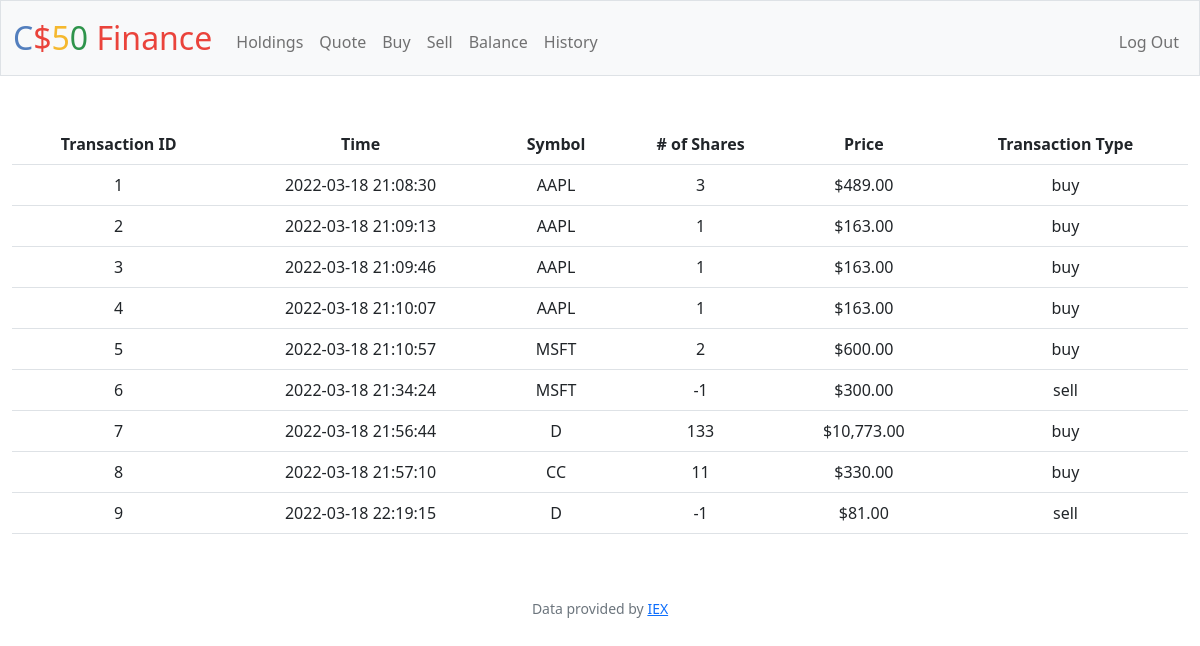
The app's page /history (signed in) with its own data.
### tables this page shows
CREATE TABLE 'shares' ('transaction_id' INTEGER PRIMARY KEY AUTOINCREMENT NOT NULL, 'timestamp' DATETIME DEFAULT CURRENT_TIMESTAMP, 'user_id' INTEGER, 'symbol' TEXT, 'shares' INTEGER,'price' NUMERIC, 'transaction_type' TEXT);

### app.py (the view)
@app.route("/history")
@login_required
def history():
    history_entries = db.execute(
        "SELECT * FROM shares WHERE user_id = ?",
        session["user_id"]
        )
    return render_template("history.html", history_entries=history_entries)

### app.py (called while the page is built)
@app.after_request
def after_request(response):
    response.headers["Cache-Control"] = "no-cache, no-store, must-revalidate"
    response.headers["Expires"] = 0
    response.headers["Pragma"] = "no-cache"
    return response

### helpers.py (called while the page is built)
def login_required(f):
    @wraps(f)
    def decorated_function(*args, **kwargs):
        if session.get("user_id") is None:
            return redirect("/login")
        return f(*args, **kwargs)
    return decorated_function

def usd(value):
    return f"${value:,.2f}"

### templates/history.html (shortened to what this page needs)
{% extends "layout.html" %}
{% block main %}
    <table class="table">
        <tr>
            <th>Transaction ID</th>
            <th>Time</th>
            <th>Symbol</th>
            <th># of Shares</th>
            <th>Price</th>
            <th>Transaction Type</th>
        </tr>
        {% for history_entry in history_entries %}
        <tr>
            <td>{{ history_entry.transaction_id }}</td>
            <td>{{ history_entry.timestamp }}</td>
            <td>{{ history_entry.symbol }}</td>
            <td>{{ history_entry.shares }}</td>
            <td>{{ history_entry.price | usd }}</td>
            <td>{{ history_entry.transaction_type }}</td>
        </tr>
        {% endfor %}
    </table>
{% endblock %}

### templates/layout.html (shortened to what this page needs)
<!DOCTYPE html>
<html lang="en">
    <head>
        <link href="https://cdn.jsdelivr.net/npm/bootstrap@5.1.3/dist/css/bootstrap.min.css" rel="stylesheet">
        <link href="/static/styles.css" rel="stylesheet">
    </head>
    <body>
        <nav class="bg-light border navbar navbar-expand-md navbar-light">
            <div class="container-fluid">
                <a class="navbar-brand" href="/"><span class="blue">C</span><span class="red">$</span><span class="yellow">5</span><span class="green">0</span> <span class="red">Finance</span></a>
                <div class="collapse navbar-collapse" id="navbar">
                    {% if session["user_id"] %}
                        <ul class="navbar-nav me-auto mt-2">
                            <li class="nav-item"><a class="nav-link" href="/">Holdings</a></li>
                            <li class="nav-item"><a class="nav-link" href="/quote">Quote</a></li>
                            <li class="nav-item"><a class="nav-link" href="/buy">Buy</a></li>
                            <li class="nav-item"><a class="nav-link" href="/sell">Sell</a></li>
                            <li class="nav-item"><a class="nav-link" href="/add">Balance</a></li>
                            <li class="nav-item"><a class="nav-link" href="/history">History</a></li>
                        </ul>
                        <ul class="navbar-nav ms-auto mt-2">
                            <li class="nav-item"><a class="nav-link" href="/logout">Log Out</a></li>
                        </ul>
                    {% else %}
                        <ul class="navbar-nav ms-auto mt-2">
                            <li class="nav-item"><a class="nav-link" href="/register">Register</a></li>
                            <li class="nav-item"><a class="nav-link" href="/login">Log In</a></li>
                        </ul>
                    {% endif %}
                </div>
            </div>
        </nav>
        <main class="container-fluid py-5 text-center">
            {% block main %}{% endblock %}
        </main>
        <footer class="mb-5 small text-center text-muted">
            Data provided by <a href="https://iexcloud.io/">IEX</a>
        </footer>
    </body>
</html>

### static/styles.css (style rules this page uses)
nav .navbar-brand { font-size: xx-large; }
nav .navbar-brand .blue { color: #537fbe; }
nav .navbar-brand .red { color: #ea433b; }
nav .navbar-brand .yellow { color: #f5b82e; }
nav .navbar-brand .green { color: #2e944b; }

### records on screen
shares: transaction_id "1", timestamp "2022-03-18 21:08:30", symbol "AAPL", shares "3", price "$489.00", transaction_type "buy"
shares: transaction_id "2", timestamp "2022-03-18 21:09:13", symbol "AAPL", shares "1", price "$163.00", transaction_type "buy"
shares: transaction_id "3", timestamp "2022-03-18 21:09:46", symbol "AAPL", shares "1", price "$163.00", transaction_type "buy"
shares: transaction_id "4", timestamp "2022-03-18 21:10:07", symbol "AAPL", shares "1", price "$163.00", transaction_type "buy"
shares: transaction_id "5", timestamp "2022-03-18 21:10:57", symbol "MSFT", shares "2", price "$600.00", transaction_type "buy"
shares: transaction_id "6", timestamp "2022-03-18 21:34:24", symbol "MSFT", shares "-1", price "$300.00", transaction_type "sell"
shares: transaction_id "7", timestamp "2022-03-18 21:56:44", symbol "D", shares "133", price "$10,773.00", transaction_type "buy"
shares: transaction_id "8", timestamp "2022-03-18 21:57:10", symbol "CC", shares "11", price "$330.00", transaction_type "buy"
shares: transaction_id "9", timestamp "2022-03-18 22:19:15", symbol "D", shares "-1", price "$81.00", transaction_type "sell"
